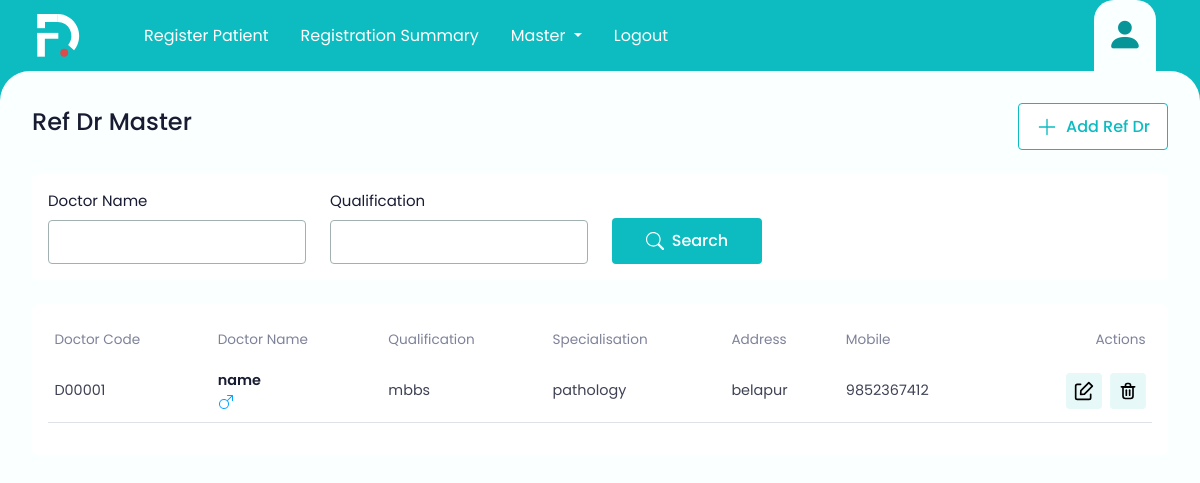
Screenshot of /refdrmaster with the database file from the repository.
### registrationsummary.py (models this page shows)
class refdr(db.Model):
    id = db.Column(db.Integer, primary_key=True)
    DoctorCode = db.Column(db.String(50))
    DoctorName = db.Column(db.String(100))
    Qualification = db.Column(db.String(50))
    Specialisation =db.Column(db.String(50))
    Address =db.Column(db.String(50))
    Mobile =db.Column(db.String(50))
    current_date = datetime.now().date()

### registrationsummary.py (the view, shortened to what this page needs)
@app.route('/refdrmaster',methods=['GET','POST'])
def refdrmaster():
    refdrs = refdr.query.all()
    return render_template('refdrmaster.html', refdrs=refdrs)

### templates/refdrmaster.html (shortened to what this page needs)
<!DOCTYPE html>
<html lang="en">
<head>
    <link  rel="stylesheet" href="{{url_for('static', filename='css/bootstrap.css') }}">
    <link  rel="stylesheet" href="{{url_for('static', filename='css/custom.css') }}">
    <link  rel="stylesheet" href="{{url_for('static', filename='css/web-icons.css') }}">
</head>
<body>
    <header>
        <div class="container-fluid px-lg-4">
            <div class="">
                <nav class="navbar navbar-expand-lg bg-body-tertiary py-0 main-menu-nav">
                    <div class="container-fluid">
                        <div class="pe-lg-5">
                            <img src="static/images/app-logo.svg" class="app-logo">
                        </div>
                      <div class="collapse navbar-collapse" id="navbarSupportedContent">
                        <ul class="navbar-nav me-auto mb-2 mb-lg-0">
                          <li class="nav-item">
                            <a class="nav-link" href="/register">Register Patient</a>
                          </li>
                          <li class="nav-item">
                            <a class="nav-link" href="/">Registration Summary</a>
                          </li>
                          <li class="nav-item dropdown">
                            <a class="nav-link dropdown-toggle" href="#" role="button" data-bs-toggle="dropdown" aria-expanded="false">
                            Master
                            </a>
                          </li>
                          <li class="nav-item">
                            <a class="nav-link" href="#">Logout</a>
                          </li>
                        </ul>
                      </div>
                      <div >
                        <ul class="nav menu-nav">
                            <li class="nav-item">
                                <a class="nav-link active" href="#">
                                    <i class="bi bi-person-fill"></i>
                                </a>
                            </li>
                        </ul>
                    </div>
                    </div>
                  </nav>
            </div>
        </div>
    </header>
  <main>
    <div class="mb-4 d-flex gap-3 align-items-center pe-3">
        <h5 class="page-heading">Ref Dr Master</h5>
        <div class="ms-auto">
          <div class="d-flex gap-3">
            <button type="submit" class="theme-btn-outline" >
              <svg>
                  <use xlink:href="static/images/iocn.svg#add"></use>
              </svg>
              <span><a class="nav-link" href="/addrefdr">Add Ref Dr</a></span>
          </button>
      </div>
        </div>
      </div>
      <form method="POST" action="/refdrmaster">
    <div class="auto-scroll">
          <div class="bg-white rounded-2 p-3 mb-4">
              <div class="row">
                <div class="col-md-3">
                  <label class="form-label">Doctor Name</label>
                  <input type="text" class="form-control" name="DoctorName">
                </div>
                <div class="col-md-3">
                    <label class="form-label">Qualification</label>
                    <input type="text" class="form-control" name="Qualification">
                  </div>
                <div class="col-md-3">
                  <button type="submit" class="theme-btn btn-h">
                    <svg>
                      <use xlink:href="static/images/iocn.svg#search"></use>
                    </svg>
                    <span>Search</span>
                  </button>
                </div>
              </form>
          <div class="bg-white rounded-2 p-3">
              <div class="table-responsive">
                  <table class="table table-data ">
                      <thead>
                        <tr>
                          <th>Doctor Code</th>
                          <th> Doctor Name</th>
                          <th>Qualification</th>
                          <th>Specialisation</th>
                          <th>Address</th>
                          <th>Mobile</th>
                          <th class="text-end">Actions</th>
                      <tbody>
                        <tr>
                          {% for refdr in refdrs %}
                          <td class="text-nowrap">
                            <span>{{refdr.DoctorCode}}</span><br>
                          </td>
                          <td>
                            <div>
                              <div class="text-d-blue fw-semibold">{{refdr.DoctorName }}</div>
                              <div>
                                <svg class="gender-male">
                                  <use xlink:href="assets/images/iocn.svg#gender-male"></use>
                              </svg>
                              </div>
                          </div>
                          </td>
                          <td>{{refdr.Qualification}}</td>
                          <td>{{refdr.Specialisation}}</td>
                          <td>{{refdr.Address}}</td>
                            <td>{{refdr.Mobile}}</td>
                            <td class="text-end">
                            <div class="d-flex gap-2 justify-content-end">
                                  <button type="button" class="table-btn" onclick="navigateToEditrefdr({{ refdr.id }})" >
                                  </button>
                                  <button type="button" class="table-btn" onclick="navigateToDeleterefdr({{ refdr.id }})" >
                                  </button>
                            </div>
                        </td>
                        </tr>
                      </thead>
                          {% endfor %}
                    </table>
              </div>
          </div>
  </main>
</body>
</html>

### static/css/custom.css (style rules this page uses)
:root { --bs-theme-color: #0DBCC0; --bs-theme-color-100: #089598; --bs-bg-color: #FAFFFF; --bs-text-color-100:#181C32; --bs-text-color-200:#5E6278; --bs-text-color-300:#7E8299; --bs-text-color-400:#3F4254; --bs-theme-font-family: 'Poppins', sans-serif; --bs-body-font-size:15px; --bs-body-font-weight:400; --bs-red:#DD1143; --bs-red-light:#FFEFF3; --bs-red-light-100:#FFDDE6; --bs-green:#1CA153; --bs-green-light:#E7FCE9; --bs-green-light-100:#B9EBBE; --bs-textbox-border:#A1B1B1; --bs-focus-border:#3F4254; --bs-btn-radius:4px; --bs-syblue:#00A3FF; --bs-blue:#2c7be5; --bs-blue-light:#e6effc; --bs-blue-light-100:#d6e3f7; --bs-pink:#EC49A6; --bs-table-icon-bg:#E6F8F8; }
html { scrollbar-color: #C1C1C1 #ebebeb; scrollbar-width: thin; }
body { font-family: var(--bs-theme-font-family); color: var(--bs-text-color-100); font-size: var(--bs-body-font-size); background-color: var(--bs-theme-color); }
.app-logo { height: 44px; }
.main-menu-nav .navbar-nav .nav-link { color: #fff; font-size: 1rem; }
.menu-nav { padding-right: 0.5rem; }
.menu-nav .nav-link { padding: 0.5rem 0.8rem; font-weight: 600; }
.menu-nav .nav-link i { font-size: 2.3rem; color: var(--bs-theme-color-100); }
.menu-nav .nav-link.active { background-color: var(--bs-bg-color); padding: 0.5rem 0.8rem; border-top-left-radius: 20px; border-top-right-radius: 20px; }
main { background-color: var(--bs-bg-color); border-top-left-radius: 30px; border-top-right-radius: 30px; width: 100%; height: 100%; position: fixed; overflow: hidden; padding: 2rem 1rem 2rem 2rem; margin-right: 2rem; }
main .auto-scroll { overflow-x: hidden; overflow-y: auto; padding-right: 1rem; height: calc(100vh - 200px); }
main .page-heading { font-size: 1.5rem; font-weight: 500; color: var(--bs-text-color-100); }
main .form-control, main .form-select { padding: 0.55rem 0.75rem; border-radius: var(--bs-btn-radius); border-color: var(--bs-textbox-border); }
main .form-label { font-size: var(--bs-text-color-200); }
.theme-btn { background-color: var(--bs-theme-color); padding: 0.7rem 1rem; min-width: 150px; border: 0; font-size: 1rem; font-weight: 500; border-radius: var(--bs-btn-radius); display: flex; gap: 0.5rem; align-items: center; justify-content: center; }
.theme-btn svg { width: 18px; height: 18px; }
.theme-btn, .theme-btn svg { color: #fff; }
.theme-btn-outline { background-color: #fff; padding: 0.65rem 1rem; min-width: 150px; border: 1px solid var(--bs-theme-color); font-size: 1rem; font-weight: 500; border-radius: var(--bs-btn-radius); display: flex; gap: 0.5rem; align-items: center; justify-content: center; }
.theme-btn-outline svg { width: 22px; height: 22px; }
.theme-btn-outline, .theme-btn-outline svg { color: var(--bs-theme-color); }
.btn-h { margin-top: 1.75rem; }
.table-data { width: 100%; }
.table-data > thead th { font-size: 0.85rem; color: var(--bs-text-color-300); font-weight: 400; border-bottom: 0; background-color: #fff; position: sticky; }
.table-data > thead th, .table-data > tbody td { padding: 0.6rem 0.4rem; }
.table-data > tbody td { color: var(--bs-text-color-400); font-size: 0.9rem; vertical-align: middle; }
.table-data > tbody td .table-btn { width: 36px; height: 36px; background-color: var(--bs-table-icon-bg); border-radius: var(--bs-btn-radius); border: 0; }
.table-data > tbody td .table-btn svg { width: 20px; height: 20px; color: var(--bs-text-color-400); }
.gender-male { width: 16px; height: 16px; color: var(--bs-syblue); }
.text-d-blue { color: var(--bs-text-color-100) !important; }
@media (min-width: 992px) { .main-menu-nav .navbar-nav .nav-item { padding: 0 0.5rem; } }

### rows the page displays
refdr: DoctorCode "D00001", DoctorName "name", Qualification "mbbs", Specialisation "pathology", Address "belapur", Mobile "9852367412"
